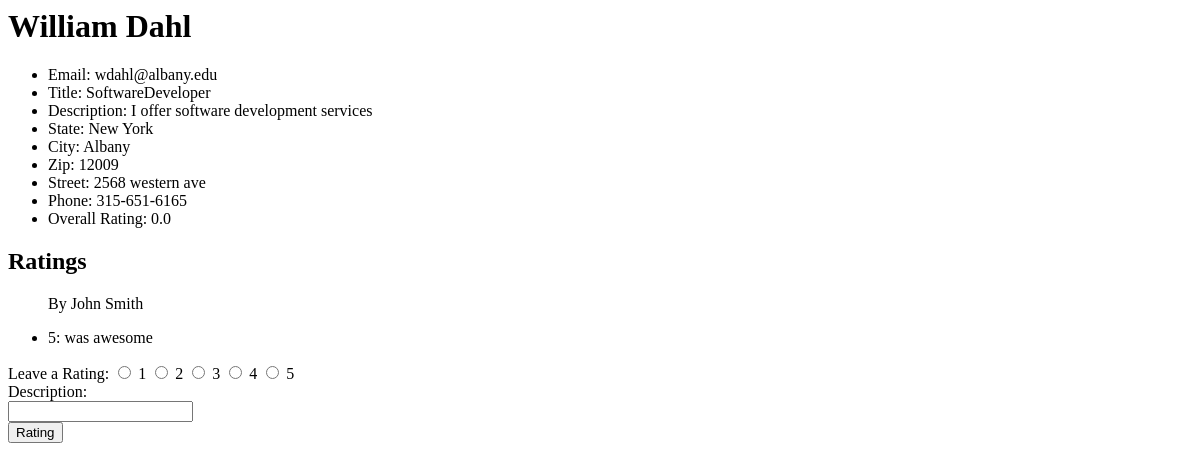
The page /RateMyServices/1&1/ on the database as committed earlier.
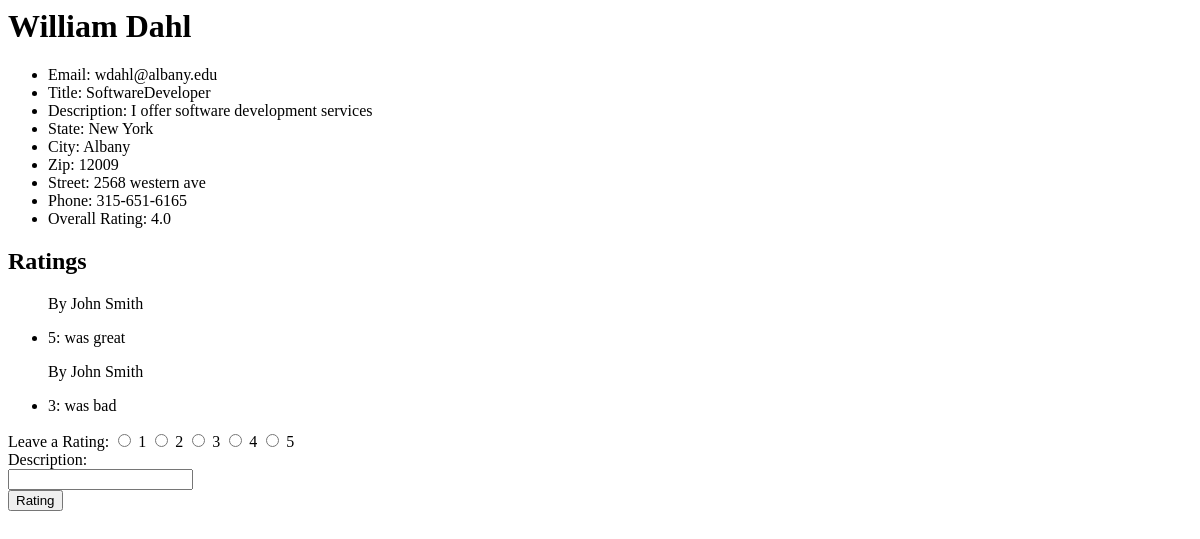
The same page on the database as committed later.
### RateMyServices/models.py (models this page shows, shortened)
class ProfessionalUser(models.Model):
	generalUserID = models.ForeignKey(GeneralUser, on_delete=models.CASCADE)
	title = models.CharField(max_length=30, default='')
	description = models.CharField(max_length=200, default='')
	avg_rating = models.FloatField(default=0.0)

class Rating(models.Model):
	rater = models.ForeignKey(GeneralUser, on_delete=models.CASCADE)
	provider = models.ForeignKey(ProfessionalUser, on_delete=models.CASCADE)
	rating = models.IntegerField()
	description = models.CharField(max_length=200)

class GeneralUser(models.Model):
	first_name = models.CharField(max_length=30)
	last_name = models.CharField(max_length=30)
	email = models.EmailField()
	password = models.CharField(max_length=30)
	state = models.CharField(max_length=30)
	city = models.CharField(max_length=30)
	zips = models.CharField(max_length=5)
	street = models.CharField(max_length=100)
	phone = models.CharField(max_length=12)

### RateMyServices/views.py (the view)
# urls.py: path('<int:professionaluser_id>&<int:generaluser_id>/', views.user_profile, name='user_profile'),
def user_profile(request, professionaluser_id, generaluser_id):
	pUser = get_object_or_404(ProfessionalUser, id=professionaluser_id)
	gUser = get_object_or_404(GeneralUser, id=generaluser_id)
	return render(request, 'RateMyServices/user_profile.html', {'pUser': pUser, 'gUser': gUser})

### RateMyServices/templates/RateMyServices/user_profile.html (shortened to what this page needs)
<h1>{{ pUser.generalUserID.first_name }} {{ pUser.generalUserID.last_name }}</h1>
<ul>
	<li>Email: {{ pUser.generalUserID.email }}</li>
	<li>Title: {{ pUser.title }}</li>
	<li>Description: {{ pUser.description }}</li>
	<li>State: {{ pUser.generalUserID.state }}</li>
	<li>City: {{ pUser.generalUserID.city }}</li>
	<li>Zip: {{ pUser.generalUserID.zips }}</li>
	<li>Street: {{ pUser.generalUserID.street }}</li>
	<li>Phone: {{ pUser.generalUserID.phone }}</li>
	<li>Overall Rating: {{ pUser.avg_rating }}</li>
</ul>
<h2>Ratings</h2>
<ul>
	{% for rating in pUser.rating_set.all %}
	<p>By {{ rating.rater.first_name }} {{ rating.rater.last_name }}</p>
	<li>{{ rating.rating }}: {{ rating.description}}</li>
	{% endfor %}
</ul>
<form action="{% url 'RateMyServices:rate' pUser.id gUser.id%}" method="post">
	Leave a Rating:
	<input type="radio" name="rating" id="rating1" value="1">
	<label for="rating1">1</label>
	<input type="radio" name="rating" id="rating2" value="2">
	<label for="rating2">2</label>
	<input type="radio" name="rating" id="rating3" value="3">
	<label for="rating3">3</label>
	<input type="radio" name="rating" id="rating4" value="4">
	<label for="rating4">4</label>
	<input type="radio" name="rating" id="rating5" value="5">
	<label for="rating5">5</label>
	<br>
	Description:<br>
	<input type="text" name="description"><br>
	<input type="submit" value="Rating">

Rows that differ between the two databases and show on the page:
removed Rating: rater.first_name "John", rater.last_name "Smith", rating "5", description "was awesome"
changed ProfessionalUser "SoftwareDeveloper": avg_rating "0.0" → "4.0"
added Rating: rater.first_name "John", rater.last_name "Smith", rating "5", description "was great"
added Rating: rater.first_name "John", rater.last_name "Smith", rating "3", description "was bad"
